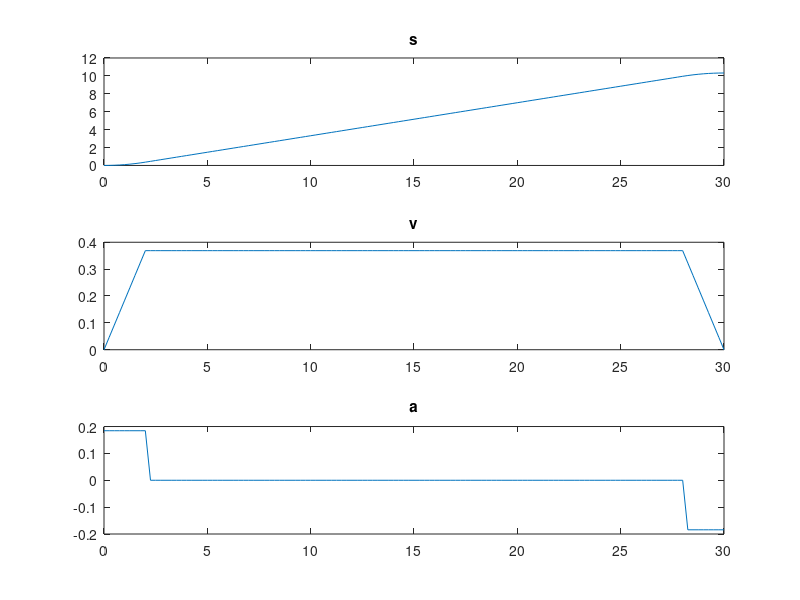
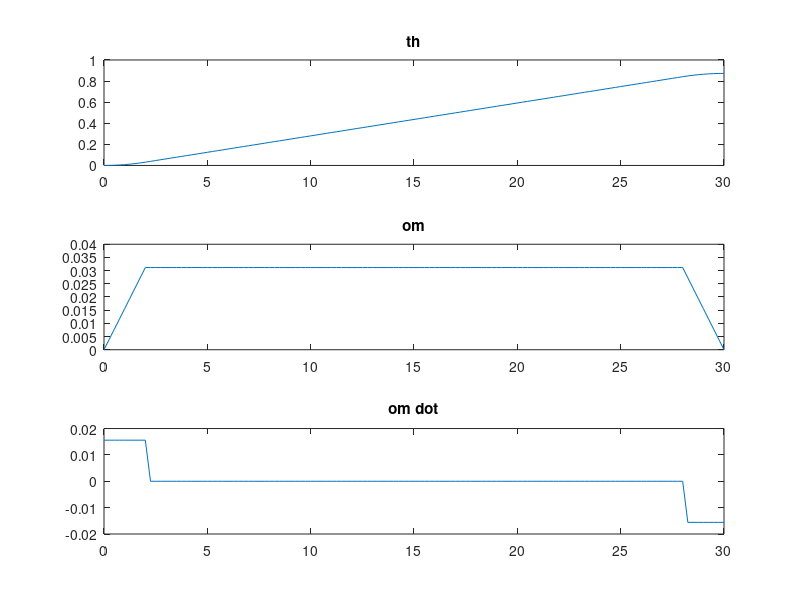
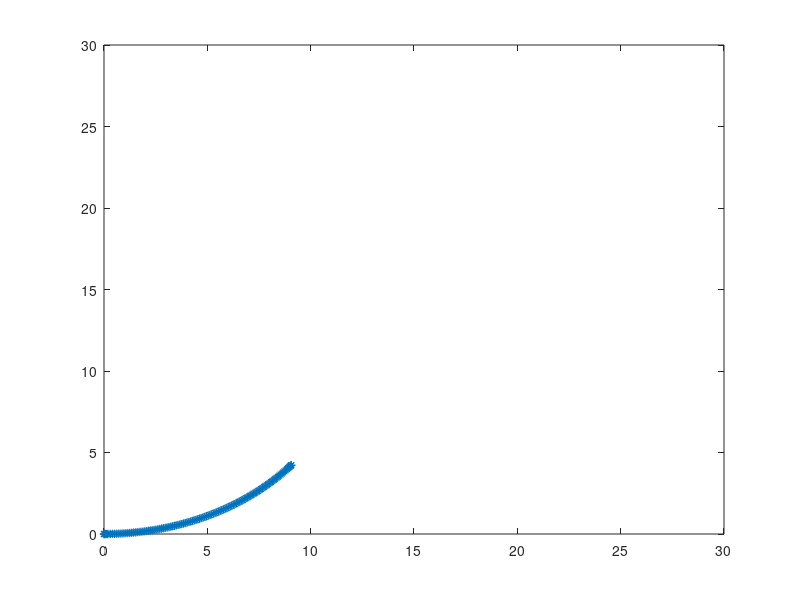

MATLAB code to generate these figures, in order:
close all
clear 

        %%%%%%%%%%%%%%%%%%%%%%%%%%%%
        %%%%   ARC TRAJECTORY   %%%%
        %%%%%%%%%%%%%%%%%%%%%%%%%%%%



%%%%%%%%%%%%  DATA  %%%%%%%%%%%%%

T = 0.25;    %TIME STEP [s]
N = 20;      %N 

t0 = 0;     %START TIME [s]
tc = 2;     %ACCELERATION TIME [s]
tf = 30;    %FINISH TIME [s]

delta_th=50;%DELTA ORIENTATION [deg]
dis=10;     %SPATIAL DISPLACEMENT [m]
Tsample=0.01;


%%%%%%%%%%%%%%%%%%%%%%%%%%%%%%%%%

tt = 0:T:tf;
s=zeros(1,length(tt));
v=s; dv=s;
th =s; om =s; dom = s;

r=(dis/2)/sin(deg2rad(delta_th/2));
% f=r*cos(deg2rad(delta_th/2));
l = r*deg2rad(delta_th);

s0 = 0; 
sf = l; 
vc = (sf-s0)/(tf-tc);

th0 = deg2rad(0);
thf = deg2rad(delta_th);
omc = (thf-th0)/(tf-tc);

for i=1:length(tt)
    if tt(i)<=tc
        s(i) = s0 + vc/(2*tc)*tt(i)^2;
        v(i) = vc/tc*tt(i);
        dv(i) = vc/tc;
        
        th(i) = th0 + omc/(2*tc)*tt(i)^2;
        om(i) = omc/tc*tt(i);
        dom(i) = omc/tc;
    elseif tt(i) <= tf-tc
        s(i) = s0 + vc*(tt(i)-tc/2);
        v(i) = vc;
        dv(i) = 0;
        
        th(i) = th0 + omc*(tt(i)-tc/2);
        om(i) = omc;
        dom(i) = 0;
    else 
        s(i) = sf - vc/(2*tc)*(tf-tt(i))^2;
        v(i) = vc/tc*(tf-tt(i));
        dv(i) = -vc/tc;
        
        th(i) = thf - omc/(2*tc)*(tf-tt(i))^2;
        om(i) = omc/tc*(tf-tt(i));
        dom(i) = -omc/tc;
    end
end

figure;
subplot(3,1,1)
plot(tt,s)
title('s');
subplot(3,1,2)
plot(tt,v)
title('v');
subplot(3,1,3)
plot(tt,dv)
title('a');

figure;
subplot(3,1,1)
plot(tt,th)
title('th');
subplot(3,1,2)
plot(tt,om)
title('om');
subplot(3,1,3)
plot(tt,dom)
title('om dot');

th_d = om;
x_d = v.*cos(th);
y_d = v.*sin(th);
p_d = [x_d' y_d'];

x = 0; y = 0;
for i = 2:length(tt) 
    x(i) = x(i-1) + v(i-1)*T*cos(th(i-1));
    y(i) = y(i-1) + v(i-1)*T*sin(th(i-1));    
end

figure;
plot(x,y,'*')
axis([0 30 0 30]);

Ttot=tf;

xd=[x;y+ones(size(y))*0.3;th];